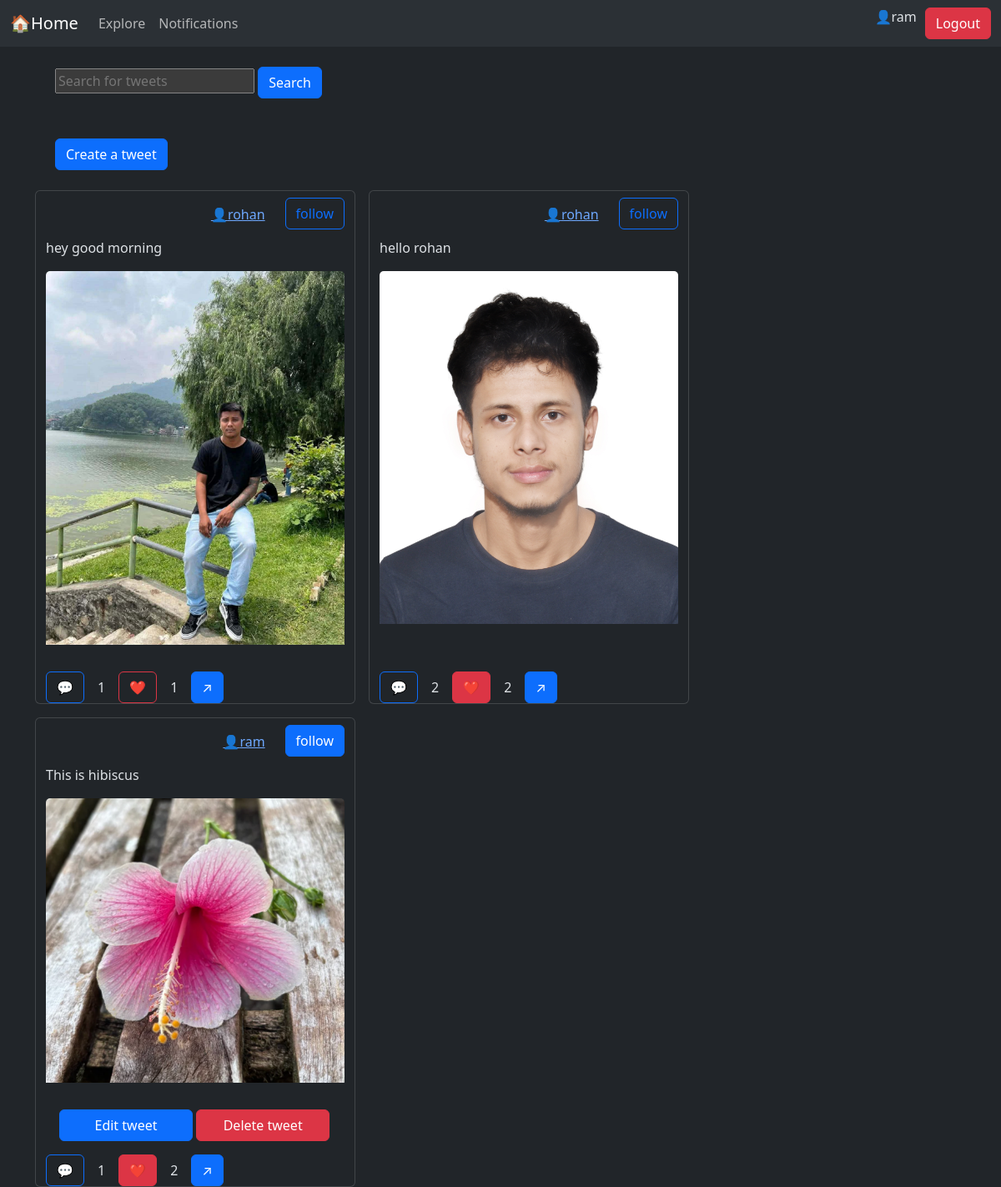
The page / (signed in) on the database its author committed.
### tweet/models.py (models this page shows, shortened)
class Tweet(models.Model):
    user=models.ForeignKey(User,on_delete=models.CASCADE)
    text=models.TextField(max_length=200)
    image=models.ImageField(upload_to='photos/',blank=True,null=True)
    created_at=models.DateTimeField(auto_now_add=True)#creates the timestamp once when the object is created
    updated_at=models.DateTimeField(auto_now=True)# updates the timestamp everytime object is saved

### tweet/views.py (the view)
# urls.py: path('', views.tweet_list, name='tweet_list'),
def tweet_list(request):
    tweets= Tweet.objects.all().order_by('-created_at')
    query= request.GET.get('q', "")
    if query:
        tweets= tweets.filter(user__username__icontains=query)
    for tweet in tweets:
            if request.user.is_authenticated:
                if tweet.likes.filter(user=request.user).exists():
                    tweet.is_liked=True
                else:
                    tweet.is_liked=False
            if request.user.is_authenticated:
                if tweet.follow.filter(user=request.user).exists():
                    tweet.is_followed=True
                else:
                    tweet.is_followed=False
    return render(request,'tweet_list.html',{'tweets':tweets, 'query':query})

### tweet/templates/tweet_list.html (shortened to what this page needs)
{% extends "base.html" %}
{% block content %}
<form method="GET" class="m-4">
    <input type="text"
    name="q"
    placeholder="Search for tweets"
    value="{{ query }}"
    >
    <button class="btn btn-primary" type="submit">Search</button>
</form>
 <a class='btn btn-primary m-4' href="{% url 'tweet_create' %}">Create a tweet</a>
 <div class='container row gap-3' >
    {% if tweets %}
    {% for tweet in tweets %}
        <div class="card" style="width: 24rem; height:auto;">
            <div class="d-flex gap-2 justify-content-end">
                <a class='m-3' href="{% url 'profile_view' tweet.user.username %}">👤{{tweet.user.username}}</a>
                <form action="{% url 'follow_user' tweet.id %}" method="POST">
                    <button {% if tweet.is_followed %}
                    class='btn btn-primary mt-2 ml-auto' type='submit'
                    {% else %}
                    class='btn btn-outline-primary mt-2' type='submit'
                    {% endif %}
                    >follow</button>
            </form>
            </div>
            {% if tweet.image %}
            <p>{{tweet.text}}</p>
            <img src="{{tweet.image.url}}" class="card-img-top" alt="...">
            {% endif %}
            <div class="card-body">
                {% if tweet.user == user %}
                <a style="width: 10rem;" href="{% url 'tweet_edit' tweet.id %}" class="btn btn-primary ">Edit tweet</a>
                <a style="width: 10rem;" href="{% url 'tweet_delete' tweet.id %}" class="btn btn-danger">Delete tweet</a>
            {% endif %}
        </div>
        <div class="d-flex gap-3 align-items-center">
         <form action="{% url 'comments_view' tweet.id %}">
            <button class="btn btn-outline-primary" type="submit">💬</button>
         </form>
         {{tweet.comments.count}}
          <form action="{% url 'like_view' tweet.id %}" method="POST">
        <button
         {%if tweet.is_liked %}
            class="btn btn-danger"
         {% else %}
            class="btn btn-outline-danger"
        {% endif %}
        type="submit">❤️</button>
         </form>
            {{tweet.likes.count}}
                <button class="btn btn-primary" onclick="copyTweetLink('{% url 'tweet_detail' tweet.id  %}')">↗</button>
        </div>
        </div>
    {% endfor %}
     {% else %}
 <h1>No tweets found.</h1>
 {% endif %}
 </div>
{% endblock %}

### templates/base.html (shortened to what this page needs)
{% load static %}
<!DOCTYPE html>
<html lang="en" data-bs-theme="dark">
<head>
    <link href="https://cdn.jsdelivr.net/npm/bootstrap@5.3.8/dist/css/bootstrap.min.css"
        rel="stylesheet"
>
</head>
<body>
    <nav class="navbar navbar-expand-lg bg-body-tertiary">
  <div class="container-fluid">
    <a class="navbar-brand" href="{% url 'tweet_list' %}">🏠Home</a>
    <div class="collapse navbar-collapse" id="navbarSupportedContent">
      <ul class="navbar-nav me-auto mb-2 mb-lg-0">
        <li class="nav-item">
          <a class="nav-link" href="#">Explore</a>
        </li>
        <li class="nav-item">
          <a class="nav-link" href="#">
            Notifications
          </a>
        </li>
      </ul>
       {% if user.is_authenticated %}
        <p>👤{{user.username}}</p>
        <form action="{% url 'logout' %}" method="post">
        <button class="btn btn-danger" type="submit" style="margin-left: 10px;">Logout</button>
      </form>
      {% else %}
      <a href="{% url 'register' %}" class="btn btn-success" style="margin-left: 10px;">Register</a>
      <a href="{% url 'login' %}" class="btn btn-primary" style="margin-left: 10px;">Login</a>
      {% endif %}
    </div>
  </div>
</nav>
  <div class="container">
        {% block content %}{% endblock %}
    </div>
</body>
</html>

### rows shown on the page
Tweet: user.username "rohan", text "hey good morning", image (picture), comments.count "1", likes.count "1"
Tweet: user.username "rohan", text "hello rohan", image (picture), comments.count "2", likes.count "2"
Tweet: user.username "ram", text "This is hibiscus", image (picture), shows "Edit tweet", comments.count "1", likes.count "2"

### other values the page prints
{{ user.username }} "ram"
